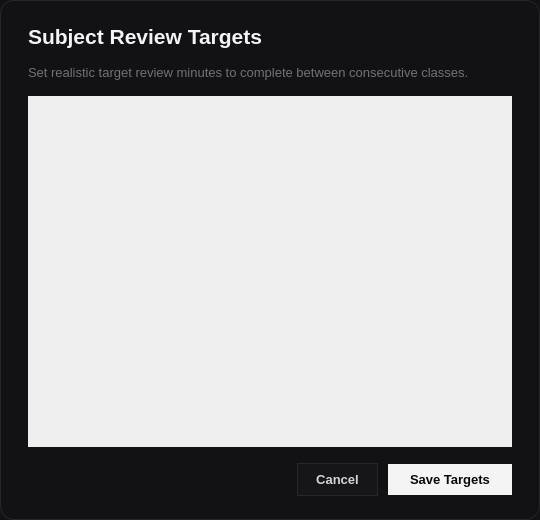
<?xml version="1.0" encoding="UTF-8"?>
<ui version="4.0">
 <class>TargetsDialog</class>
 <widget class="QDialog" name="TargetsDialog">
  <property name="geometry">
   <rect>
    <x>0</x>
    <y>0</y>
    <width>540</width>
    <height>520</height>
   </rect>
  </property>
  <property name="windowTitle">
   <string>Subject Review Targets</string>
  </property>
  <property name="styleSheet">
   <string notr="true">QDialog {
    background-color: #121215;
    border: 1px solid #27272A;
    border-radius: 14px;
}
QLabel {
    color: #F4F4F5;
}
QScrollArea {
    border: none;
    background-color: transparent;
}
QScrollBar:vertical {
    border: none;
    background: #18181B;
    width: 6px;
    border-radius: 3px;
}
QScrollBar::handle:vertical {
    background: #3F3F46;
    border-radius: 3px;
}
QSpinBox {
    background-color: #18181B;
    color: #F4F4F5;
    border: 1px solid #3F3F46;
    border-radius: 6px;
    padding: 6px 10px;
    font-size: 13px;
}
QSpinBox:focus {
    border-color: #E4E4E7;
}</string>
  </property>
  <layout class="QVBoxLayout" name="mainLayout">
   <property name="spacing">
    <number>16</number>
   </property>
   <property name="leftMargin">
    <number>28</number>
   </property>
   <property name="topMargin">
    <number>24</number>
   </property>
   <property name="rightMargin">
    <number>28</number>
   </property>
   <property name="bottomMargin">
    <number>24</number>
   </property>
   <item>
    <widget class="QLabel" name="lblTitle">
     <property name="font">
      <font>
       <pointsize>16</pointsize>
       <weight>75</weight>
       <bold>true</bold>
      </font>
     </property>
     <property name="text">
      <string>Subject Review Targets</string>
     </property>
    </widget>
   </item>
   <item>
    <widget class="QLabel" name="lblSubtitle">
     <property name="font">
      <font>
       <pointsize>10</pointsize>
      </font>
     </property>
     <property name="styleSheet">
      <string notr="true">color: #71717A;</string>
     </property>
     <property name="text">
      <string>Set realistic target review minutes to complete between consecutive classes.</string>
     </property>
     <property name="wordWrap">
      <bool>true</bool>
     </property>
    </widget>
   </item>
   <item>
    <widget class="QScrollArea" name="scrollArea">
     <property name="widgetResizable">
      <bool>true</bool>
     </property>
     <widget class="QWidget" name="scrollWidget">
      <property name="geometry">
       <rect>
        <x>0</x>
        <y>0</y>
        <width>482</width>
        <height>320</height>
       </rect>
      </property>
      <layout class="QVBoxLayout" name="subjectsListLayout">
       <property name="spacing">
        <number>10</number>
       </property>
       <property name="leftMargin">
        <number>0</number>
       </property>
       <property name="topMargin">
        <number>0</number>
       </property>
       <property name="rightMargin">
        <number>8</number>
       </property>
       <property name="bottomMargin">
        <number>0</number>
       </property>
      </layout>
     </widget>
    </widget>
   </item>
   <item>
    <layout class="QHBoxLayout" name="buttonsLayout">
     <property name="spacing">
      <number>10</number>
     </property>
     <item>
      <spacer name="btnSpacer">
       <property name="orientation">
        <enum>Qt::Horizontal</enum>
       </property>
       <property name="sizeHint" stdset="0">
        <size>
         <width>40</width>
         <height>20</height>
        </size>
       </property>
      </spacer>
     </item>
     <item>
      <widget class="QPushButton" name="btnCancel">
       <property name="cursor">
        <cursorShape>PointingHandCursor</cursorShape>
       </property>
       <property name="styleSheet">
        <string notr="true">QPushButton {
    background-color: #161619;
    color: #D4D4D8;
    font-size: 13px;
    font-weight: 500;
    border-radius: 18px;
    padding: 8px 18px;
    border: 1px solid #27272A;
}
QPushButton:hover {
    background-color: #27272A;
    color: #FFFFFF;
}</string>
       </property>
       <property name="text">
        <string>Cancel</string>
       </property>
      </widget>
     </item>
     <item>
      <widget class="QPushButton" name="btnSave">
       <property name="cursor">
        <cursorShape>PointingHandCursor</cursorShape>
       </property>
       <property name="styleSheet">
        <string notr="true">QPushButton {
    background-color: #F4F4F5;
    color: #09090B;
    font-size: 13px;
    font-weight: 600;
    border-radius: 18px;
    padding: 8px 22px;
    border: none;
}
QPushButton:hover {
    background-color: #FFFFFF;
}</string>
       </property>
       <property name="text">
        <string>Save Targets</string>
       </property>
      </widget>
     </item>
    </layout>
   </item>
  </layout>
 </widget>
 <resources/>
 <connections/>
</ui>
